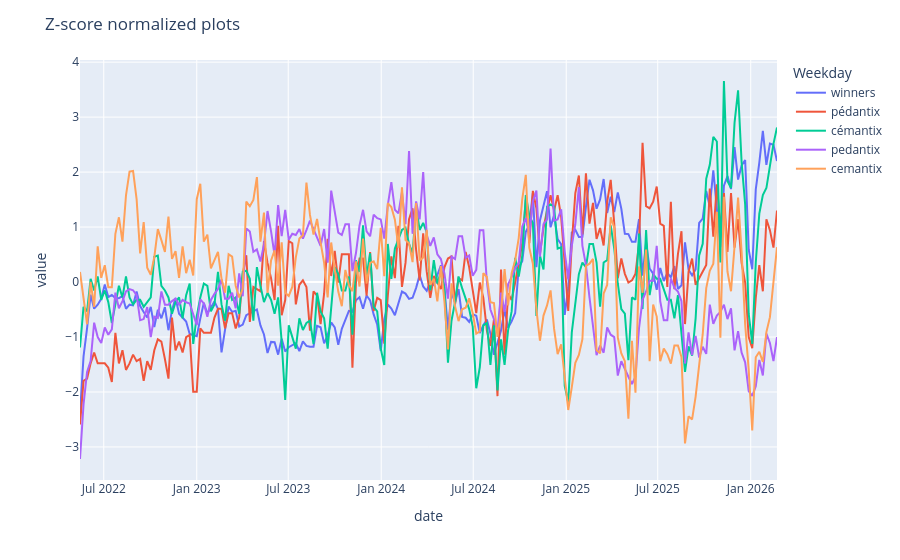

This figure's notebook cell:
### Code cell
cols = ["winners", "pédantix", "cémantix", "pedantix", "cemantix"]

x = df[cols].apply(pd.to_numeric, errors="coerce")
x.index = pd.to_datetime(x.index)

# Weekly mean (weeks end on Sunday by default; labels at the right edge)
weekly = x.resample("W").mean()

# Z-score per column on the weekly series
z_weekly = (weekly - weekly.mean()) / weekly.std(ddof=0)

fig = z_weekly.plot(backend="plotly")

fig.update_layout(
    title="Z-score normalized plots",
    legend_title_text="Weekday",
)

### Figure 1 — Plotly figure (JSON) as saved in the notebook; plotly's stock layout.template omitted (floating-point values rounded to 4 significant figures; data arrays with more than 128 entries replaced by an {"elided": "..."} marker saying what was removed)
{"data": [{"hovertemplate": "variable=winners<br>date=%{x}<br>value=%{y}<extra></extra>", "legendgroup": "winners", "line": {"color": "#636efa", "dash": "solid"}, "marker": {"symbol": "circle"}, "mode": "lines", "name": "winners", "orientation": "v", "showlegend": true, "x": {"elided": "198 str values"}, "xaxis": "x", "y": {"elided": "198 float values"}, "yaxis": "y", "type": "scatter"}, {"hovertemplate": "variable=pédantix<br>date=%{x}<br>value=%{y}<extra></extra>", "legendgroup": "pédantix", "line": {"color": "#EF553B", "dash": "solid"}, "marker": {"symbol": "circle"}, "mode": "lines", "name": "pédantix", "orientation": "v", "showlegend": true, "x": {"elided": "198 str values"}, "xaxis": "x", "y": {"elided": "198 float values"}, "yaxis": "y", "type": "scatter"}, {"hovertemplate": "variable=cémantix<br>date=%{x}<br>value=%{y}<extra></extra>", "legendgroup": "cémantix", "line": {"color": "#00cc96", "dash": "solid"}, "marker": {"symbol": "circle"}, "mode": "lines", "name": "cémantix", "orientation": "v", "showlegend": true, "x": {"elided": "198 str values"}, "xaxis": "x", "y": {"elided": "198 float values"}, "yaxis": "y", "type": "scatter"}, {"hovertemplate": "variable=pedantix<br>date=%{x}<br>value=%{y}<extra></extra>", "legendgroup": "pedantix", "line": {"color": "#ab63fa", "dash": "solid"}, "marker": {"symbol": "circle"}, "mode": "lines", "name": "pedantix", "orientation": "v", "showlegend": true, "x": {"elided": "198 str values"}, "xaxis": "x", "y": {"elided": "198 float values"}, "yaxis": "y", "type": "scatter"}, {"hovertemplate": "variable=cemantix<br>date=%{x}<br>value=%{y}<extra></extra>", "legendgroup": "cemantix", "line": {"color": "#FFA15A", "dash": "solid"}, "marker": {"symbol": "circle"}, "mode": "lines", "name": "cemantix", "orientation": "v", "showlegend": true, "x": {"elided": "198 str values"}, "xaxis": "x", "y": {"elided": "198 float values"}, "yaxis": "y", "type": "scatter"}], "layout": {"xaxis": {"anchor": "y", "domain": [0.0, 1.0], "title": {"text": "date"}}, "yaxis": {"anchor": "x", "domain": [0.0, 1.0], "title": {"text": "value"}}, "legend": {"title": {"text": "Weekday"}, "tracegroupgap": 0}, "margin": {"t": 60}, "title": {"text": "Z-score normalized plots"}}}
